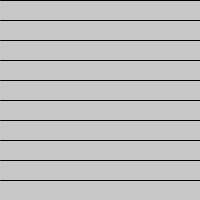
Frame 1 (no input)
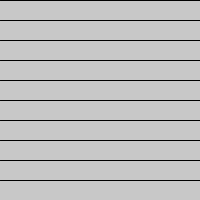
Frame 2 (the mouse pressed at the canvas centre, redrawn once)

The Processing sketch that drew these frames (run headless with seeded random() and noise(); the mouse was pressed at the canvas centre and the sketch redrawn once):

// Processing sketch: Loop_Starter
// ── Loop_Starter.pde
//Graham Northrop

void setup() {
  size(200,200);
  background(200);
}

void draw() {
  int i=0;
  while(i<=width) {
    line(0,i,width,i);
    i+=20;
  }  
  noLoop();
}
